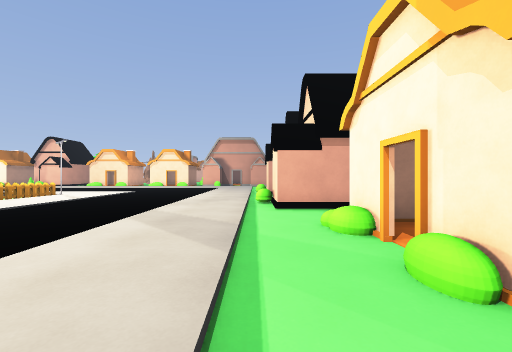
view 1 (above)

24 first-person views from a walk through a Godot game level. The camera is 1.4 m above the floor, looks level and sees 90° across. Doors that lead somewhere are drawn open, without their leaves. The floor is counted in squares, 2 m on a side. Each view is taken from the middle of a square. On the plan, view 1 faces up. The plan holds only what a view shows up to about 9 squares ahead; the rest is blank. The place goes on beyond the plan. Characters and animated objects are not drawn. Surface patterns are stand-ins for the level's own textures.

view 2
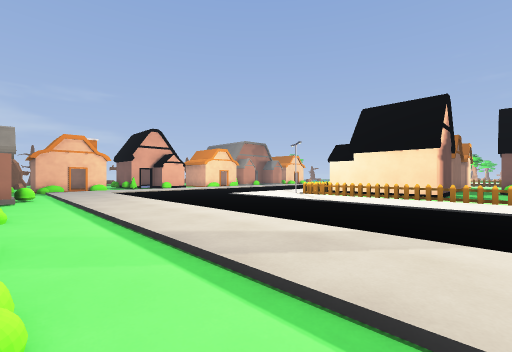

view 3
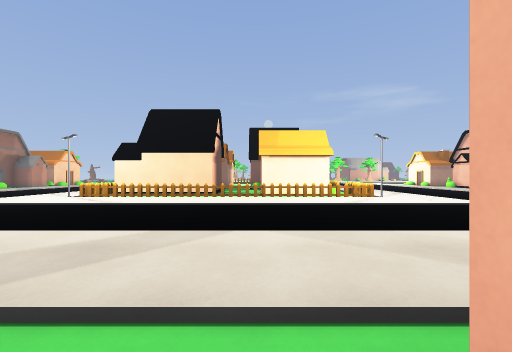

view 4
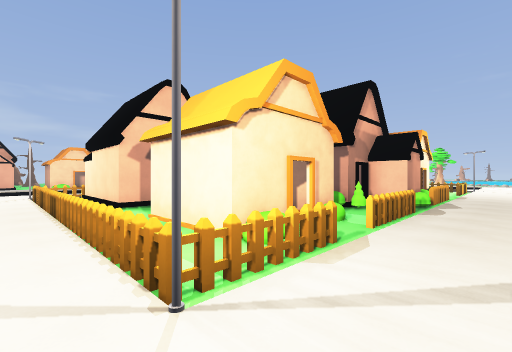

view 5
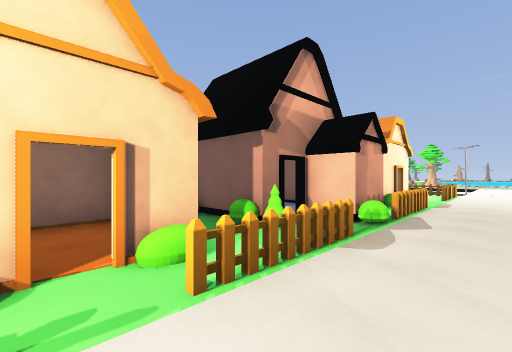

view 6
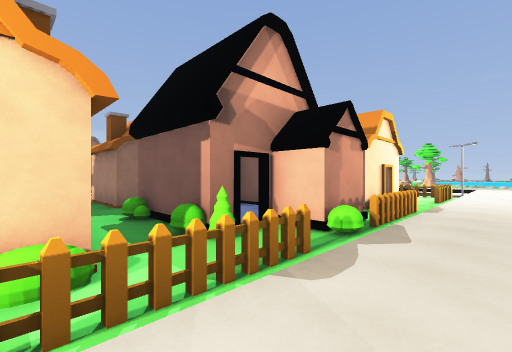

view 7
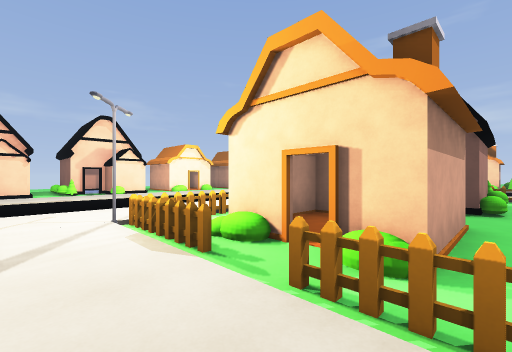

view 8
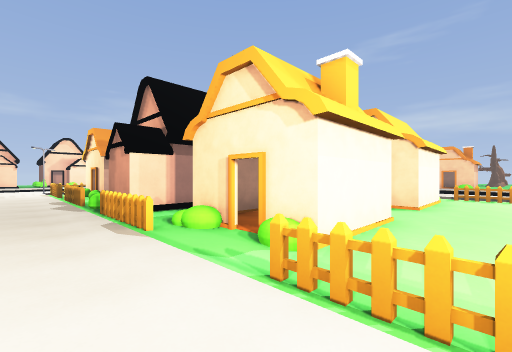

view 9
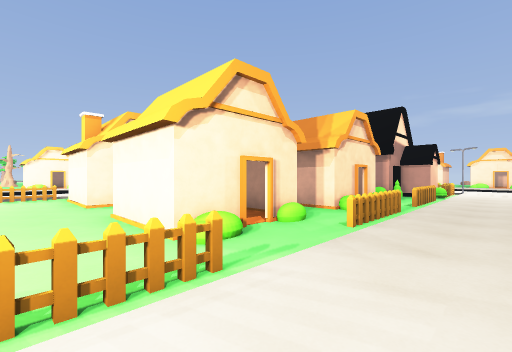

view 10
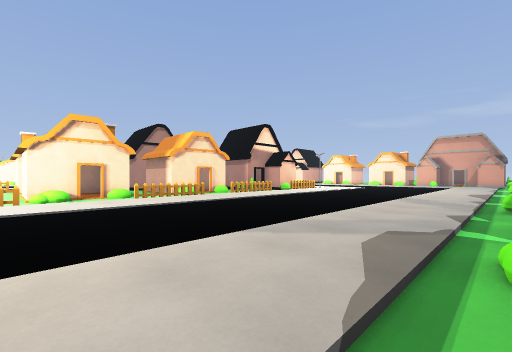

view 11
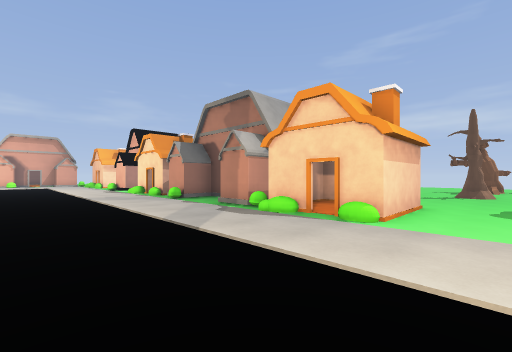

view 12
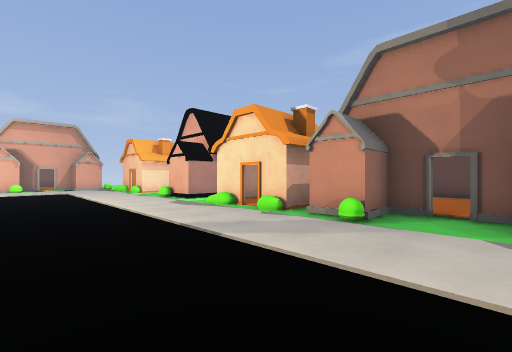

view 13
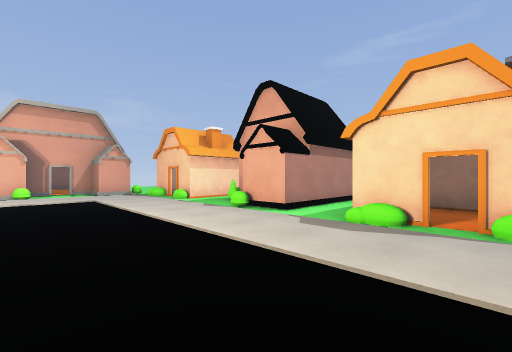

view 14
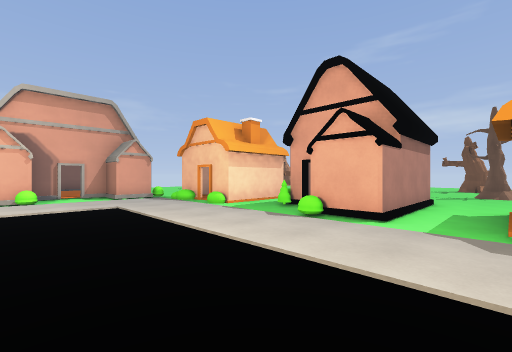

view 15
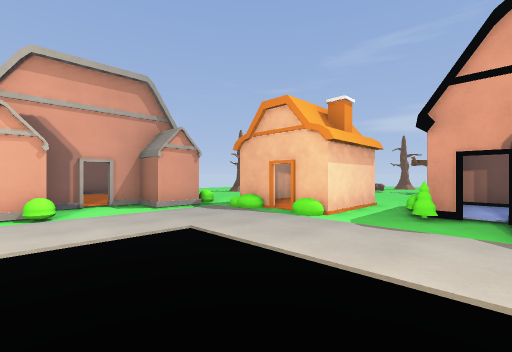

view 16
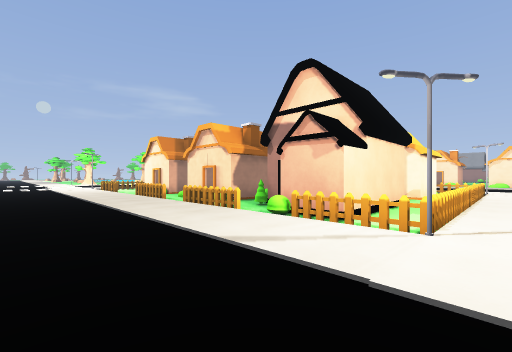

view 17
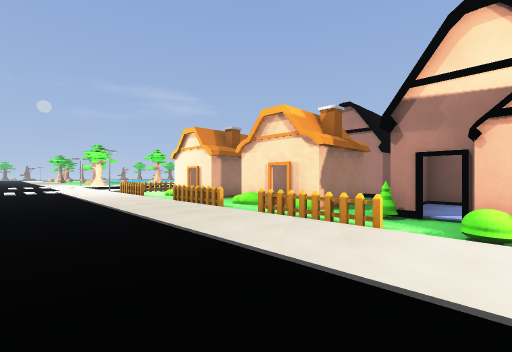

view 18
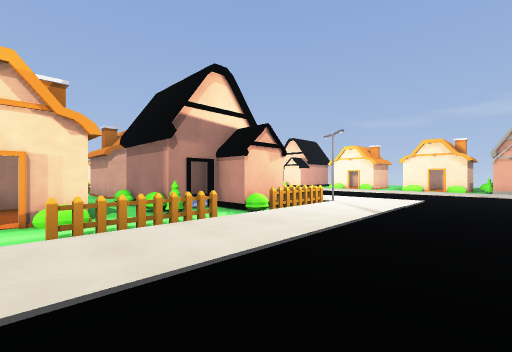

view 19
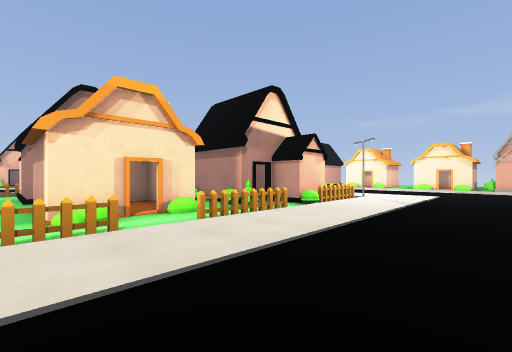

view 20
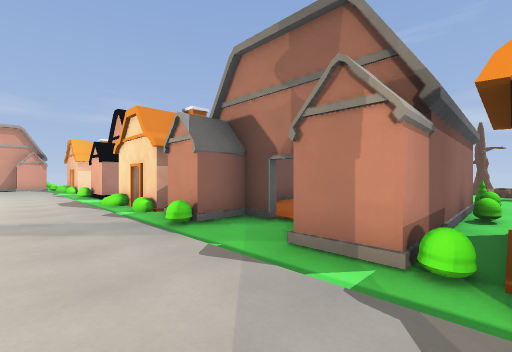

view 21
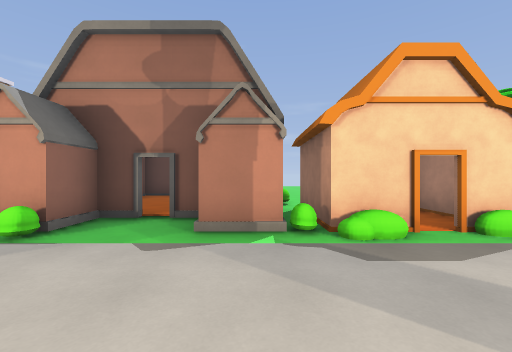

view 22
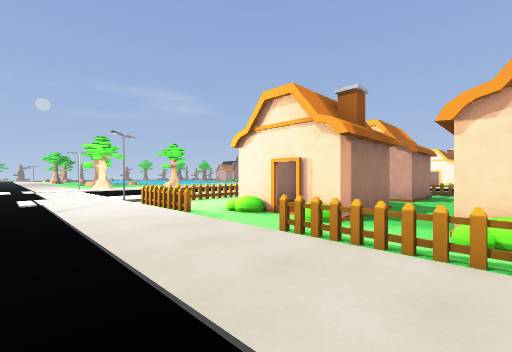

view 23
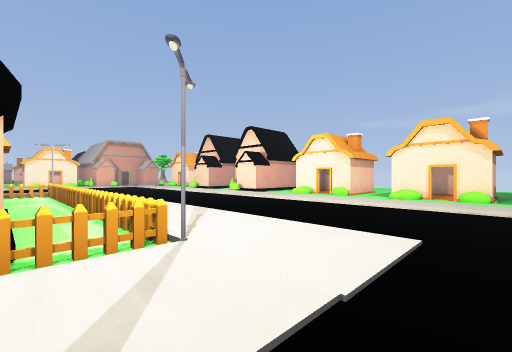

view 24
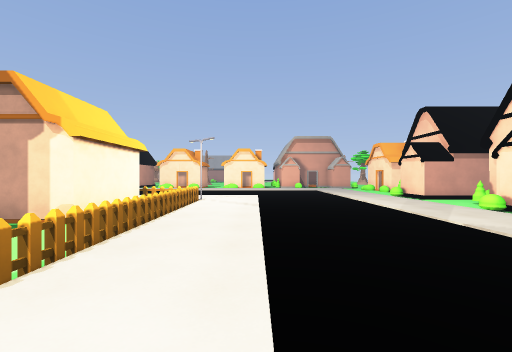

### Floor plan
Key: @ floor where view 1 was taken; # wall or solid block; . main floor; : floor 0.25 m higher than the main floor; / step, stairs or slope; D open door; = window, fence, low wall or low ledge; F fence; S streetlight; T tree; U stump.
Columns run from 20 left of view 1 to 3 right of it. Each row starts with its distance up from view 1.
 10 :::::::::::::F::...:/#
  9 FF///F//F////S::...:/#
  8 ..DDF.##..FDFF::...:/#
  7 ..###.#D#.###F::...:=D
  6 ..###.###.###F::...:/##
  5 ..###.###.###F::...:/.
  4 ... ..  .....F::...:/##
  3 ..###.#######F::...:/D=
  2 ..#.#.#.#####F::...:/D#
  1 ..#D#.#D##D##F::...:/##
  0 FF..F.F.FF.#FF::...:@##
 -1 :::::::::::::S::...:/D=
 -2 ::::::::::::::::...:/D#
 -3 ...................:/###
 -4 ...................:/##
 -5      ..............:/#D
 -6 ::::::::::::::::::::/.D
 -7 ::::::::::::::::::::/##
 -8 ..DD###.#.DD#.##..DD##
 -9 ..#=###D###=#.#D#.#=#.
-10 ..#####D# ###.###.###
-11 ..#### :  ## .# #.###
-12 ... .# ::#  ..###..
-13 ... .# ::#  ...  ..
-14 ... =#####  ...
-15 .T. .       TT.
-16     .       T
-17     U

Where each view was taken, in squares from view 1:
view 1: 0 up, 0 right, facing up
view 2: 5 up, 1 right, facing down-left
view 3: 5 up, 1 right, facing left
view 4: 10 up, 6 left, facing down-left
view 5: 10 up, 9 left, facing down-left
view 6: 10 up, 10 left, facing down-left
view 7: 10 up, 11 left, facing down-right
view 8: 10 up, 20 left, facing down-right
view 9: 2 down, 20 left, facing up-right
view 10: 8 down, 19 left, facing up-right
view 11: 4 down, 20 left, facing down-right
view 12: 4 down, 14 left, facing down-right
view 13: 4 down, 10 left, facing down-right
view 14: 4 down, 8 left, facing down-right
view 15: 4 down, 5 left, facing down-right
view 16: 4 down, 6 left, facing up-left
view 17: 4 down, 9 left, facing up-left
view 18: 4 down, 13 left, facing up-right
view 19: 4 down, 15 left, facing up-right
view 20: 6 down, 16 left, facing down-right
view 21: 5 down, 15 left, facing down
view 22: 3 down, 14 left, facing up-left
view 23: 3 down, 8 left, facing up-right
view 24: 1 up, 5 left, facing up
